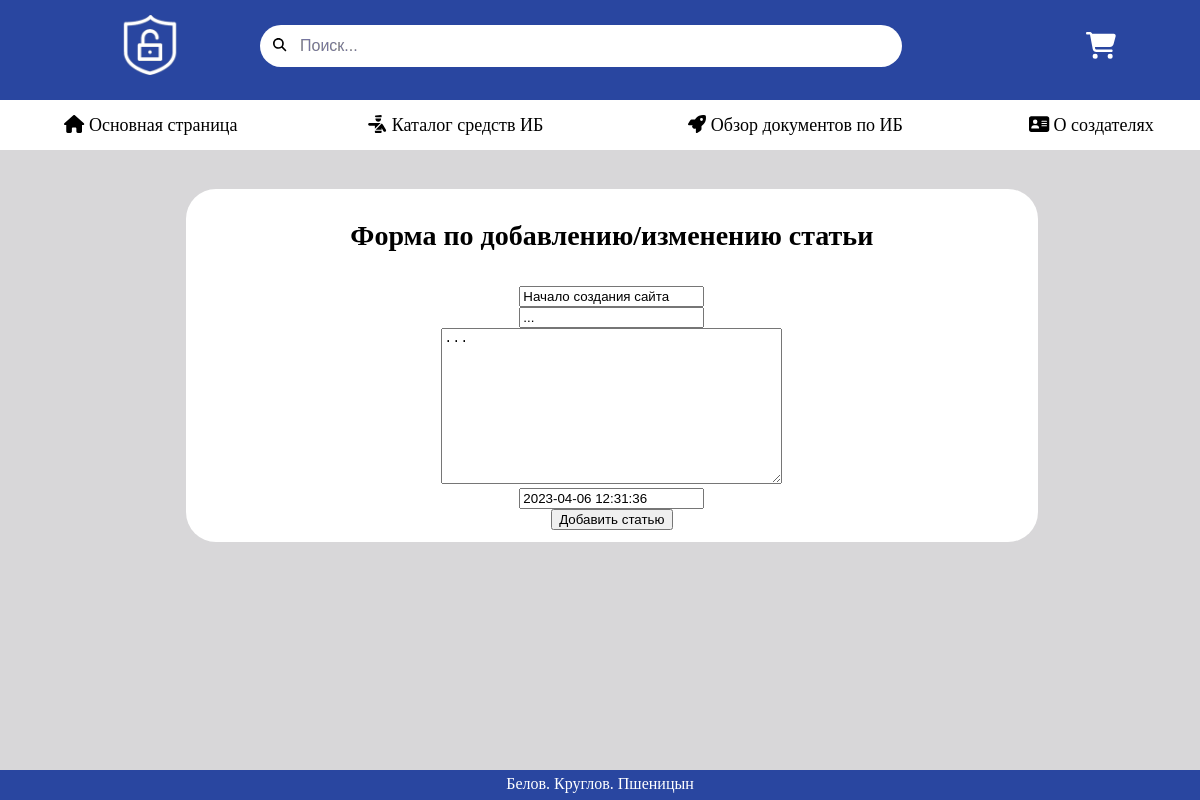
The page /news/8/update on the database its author committed.
### news/models.py (models this page shows, shortened)
class Document(models.Model):
    model_img = models.ImageField(upload_to='img/', default="")
    title = models.CharField('Название', max_length=50)
    ad = models.CharField('Анонс', max_length=50)
    full_text = models.TextField('Статья')
    date = models.DateTimeField('Дата публикации')
    class Meta:
        verbose_name = 'Document'
        verbose_name_plural = 'Documents'

### news/views.py (the view)
# urls.py: path('<int:pk>/update', views.NewsUpdateView.as_view(), name='update_news'),
class NewsUpdateView(UpdateView):
    model = Document
    template_name = 'news/create_news.html'
    form_class = DocumentForm

### news/forms.py
class DocumentForm(ModelForm):
    class Meta:
        model = Document
        fields = ['id', 'title', 'ad', 'full_text', 'date']
        widgets = {
            "title": TextInput(attrs={
                'class': 'form-control',
                'placeholder': "Текст статьи"
            }),
            "ad": TextInput(attrs={
                'class': 'form-control',
                'placeholder': "Анонс"
            }),
            "full_text": Textarea(attrs={
                'class': 'form-control',
                'placeholder': "Текст"
            }),
            "date": DateTimeInput(attrs={
                'class': 'form-control',
                'placeholder': "Дата"
            }),
        }

### news/templates/news/create_news.html (shortened to what this page needs)
{% extends 'main/layout.html' %}
{% load static %}
{% block body_content %}
<div class="form_back">
</div>
<div class="features">
    <h1>Форма по добавлению/изменению статьи</h1>
    <br>
    <form method="post">
        {{ form.title }}<br>
        {{ form.ad }}<br>
        {{ form.full_text }}<br>
        {{ form.date }}<br>
        <button class="btn btn-success" type="submit">Добавить статью</button>
        <br>
    </form>
</div>
{% endblock %}

### main/static/main/css/main.css (style rules this page uses)
body { background-color: #D8D7D9; }
main .features { display: inline-block; text-align: center; width: 70%; color: black; background-color: white; border-radius: 30px; font-size: 14px; margin-bottom: 40px; margin-top: 160px; margin-left: 15%; padding: 1%; }
html { scroll-behavior: smooth; }

### rows shown on the page
Document: title "Начало создания сайта", ad "...", full_text "...", date "2023-04-06 12:31:36"
